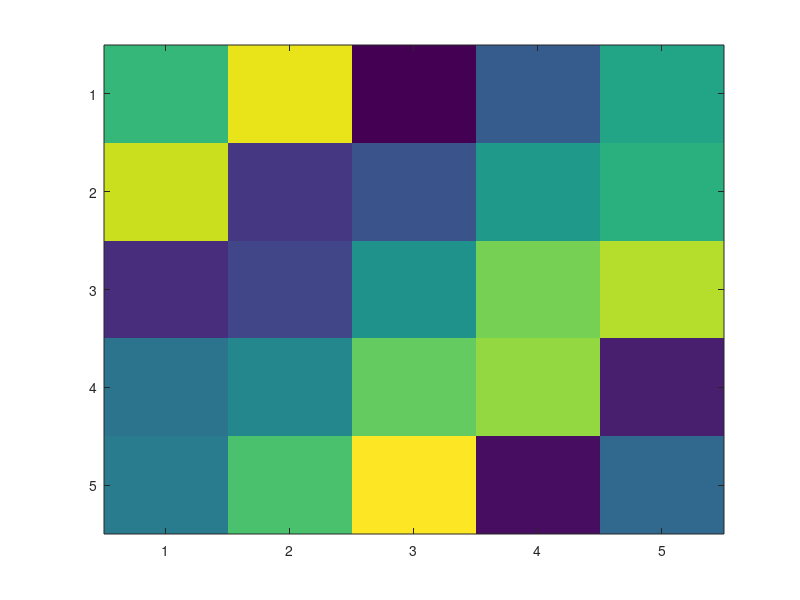
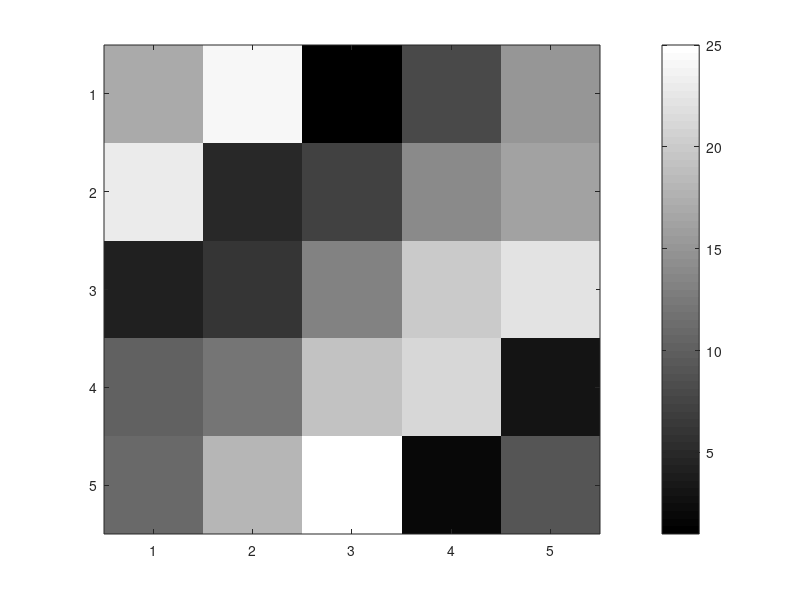
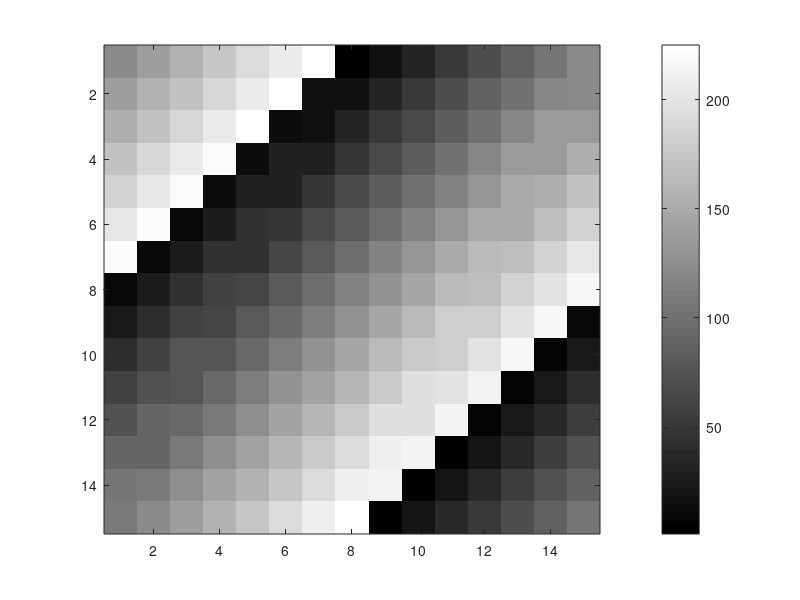

Here is the MATLAB script that generated these plots, in order:
clc
clear all
close all

a=magic(5)

figure(1)
imagesc(a)

figure(2)
imagesc(a), colorbar, colormap gray    

figure(3)
imagesc(magic(15)), colorbar, colormap gray 

